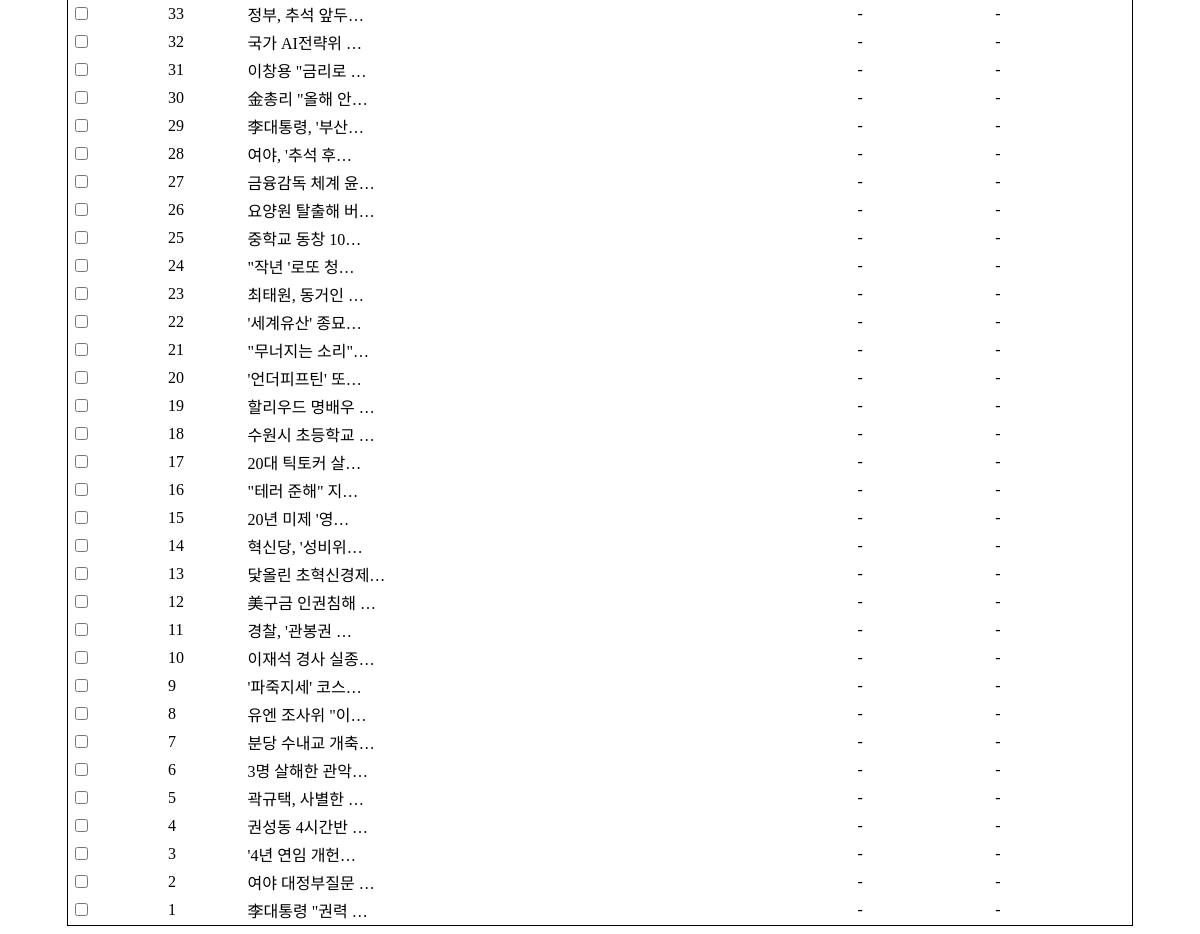
The app's page / (lower part), older data.
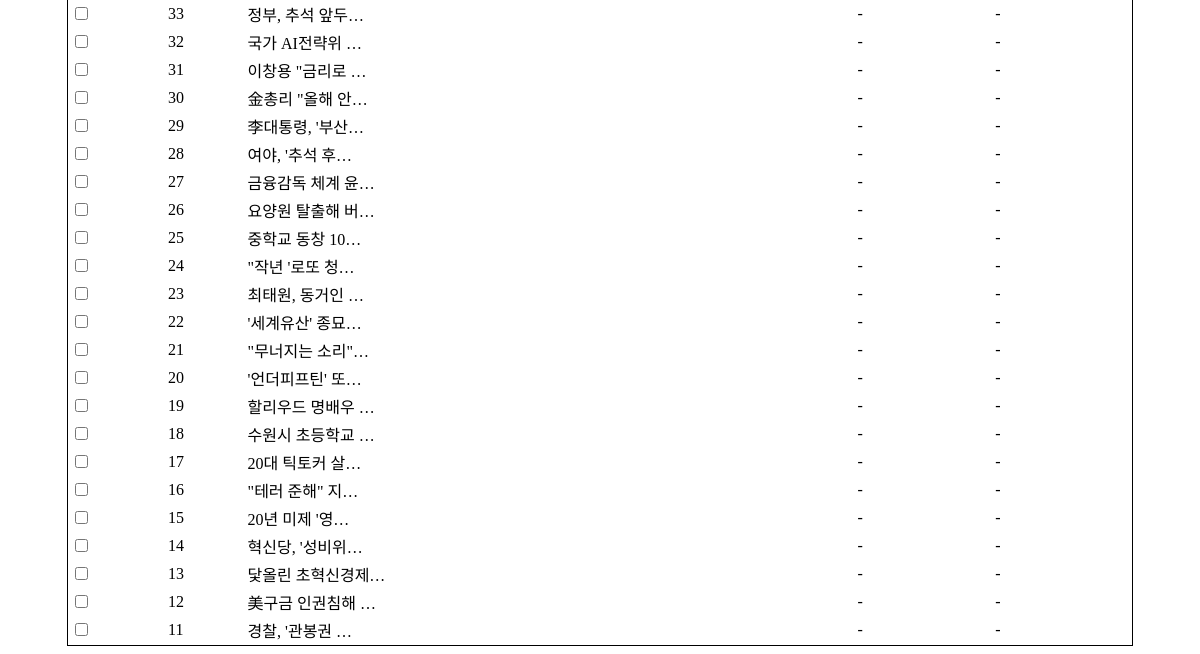
The same page, newer data.
### home/models.py (models this page shows)
class NewData(models.Model):
    title = models.CharField(max_length=100)
    content = models.TextField(null=True, blank=True)
    created_at = models.DateTimeField(auto_now_add=True)
    author = models.CharField(max_length=20)

### home/views.py (the view)
# urls.py: 2. Add a URL to urlpatterns:  path('', views.home, name='home')
def home(request):
    datas = NewData.objects.all().order_by("-pk")
    context={
        "datas" : datas
    }
    return render(request, "index.html", context)

### home/templates/index.html (shortened to what this page needs)
<!DOCTYPE html>
<html lang="ko">
<head>
</head>
<body>
    <div>
        <form action="{% url 'delete_data'%}" method="POST">
            <table class="g_table">
                <tbody>
                    {% for data in datas %}
                    <tr>
                        <td>
                            <input id="d-{{data.id}}" type="checkbox" value="{{data.id}}" name="pk">
                        </td>
                        <td>{{data.id}}</td>
                        <td>{{data.title|truncatechars:"10"|default:"-"}}</td>
                        <td>{{data.content|truncatechars:"10"|default:"-"}}</td>
                        <td>{{data.author|default:"-"}}</td>
                    </tr>
                    {% empty %}
                    <tr>
                        <td colspan="5">
                            <p>데이터가 없습니다</p>
                        </td>
                    </tr>
                    {% endfor %}
                </tbody>
            </table>
        </form>
    </div>
</body>
</html>

Row changes from the older to the newer data that the page shows:
removed NewData: id "10", title "이재석 경사 실종…", content "-", author "-"
removed NewData: id "9", title "'파죽지세' 코스…", content "-", author "-"
removed NewData: id "8", title "유엔 조사위 \"이…", content "-", author "-"
removed NewData: id "7", title "분당 수내교 개축…", content "-", author "-"
removed NewData: id "6", title "3명 살해한 관악…", content "-", author "-"
removed NewData: id "5", title "곽규택, 사별한 …", content "-", author "-"
removed NewData: id "4", title "권성동 4시간반 …", content "-", author "-"
removed NewData: id "3", title "'4년 연임 개헌…", content "-", author "-"
removed NewData: id "2", title "여야 대정부질문 …", content "-", author "-"
removed NewData: id "1", title "李대통령 \"권력 …", content "-", author "-"
